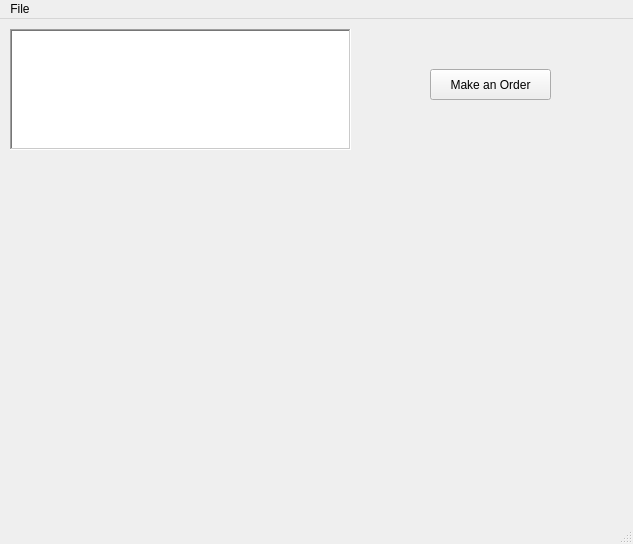
<?xml version="1.0" encoding="UTF-8"?>
<ui version="4.0">
 <class>MainWindow</class>
 <widget class="QMainWindow" name="MainWindow">
  <property name="geometry">
   <rect>
    <x>0</x>
    <y>0</y>
    <width>633</width>
    <height>544</height>
   </rect>
  </property>
  <property name="windowTitle">
   <string>MainWindow</string>
  </property>
  <widget class="QWidget" name="centralwidget">
   <widget class="QLabel" name="PizzaPhoto">
    <property name="geometry">
     <rect>
      <x>40</x>
      <y>140</y>
      <width>571</width>
      <height>331</height>
     </rect>
    </property>
    <property name="frameShape">
     <enum>QFrame::NoFrame</enum>
    </property>
    <property name="text">
     <string/>
    </property>
    <property name="alignment">
     <set>Qt::AlignCenter</set>
    </property>
   </widget>
   <widget class="QPushButton" name="bMakeOrder">
    <property name="geometry">
     <rect>
      <x>430</x>
      <y>50</y>
      <width>121</width>
      <height>31</height>
     </rect>
    </property>
    <property name="text">
     <string>Make an Order</string>
    </property>
   </widget>
   <widget class="QTextBrowser" name="PizzaInfo">
    <property name="geometry">
     <rect>
      <x>10</x>
      <y>10</y>
      <width>341</width>
      <height>121</height>
     </rect>
    </property>
    <property name="frameShape">
     <enum>QFrame::WinPanel</enum>
    </property>
    <property name="frameShadow">
     <enum>QFrame::Sunken</enum>
    </property>
    <property name="lineWidth">
     <number>1</number>
    </property>
   </widget>
  </widget>
  <widget class="QMenuBar" name="menubar">
   <property name="geometry">
    <rect>
     <x>0</x>
     <y>0</y>
     <width>633</width>
     <height>21</height>
    </rect>
   </property>
   <widget class="QMenu" name="menuFile">
    <property name="title">
     <string>File</string>
    </property>
    <addaction name="aMakeOrder"/>
   </widget>
   <addaction name="menuFile"/>
  </widget>
  <widget class="QStatusBar" name="statusbar"/>
  <action name="actionAdd_Ingredietnts">
   <property name="text">
    <string>Add Ingredietnts</string>
   </property>
  </action>
  <action name="actionMake_an_order">
   <property name="text">
    <string>Make an order</string>
   </property>
  </action>
  <action name="actionExit">
   <property name="text">
    <string>Exit.</string>
   </property>
  </action>
  <action name="aMakeOrder">
   <property name="text">
    <string>Make an Order</string>
   </property>
  </action>
  <action name="actionExit_2">
   <property name="text">
    <string>Exit</string>
   </property>
  </action>
 </widget>
 <resources/>
 <connections/>
</ui>
